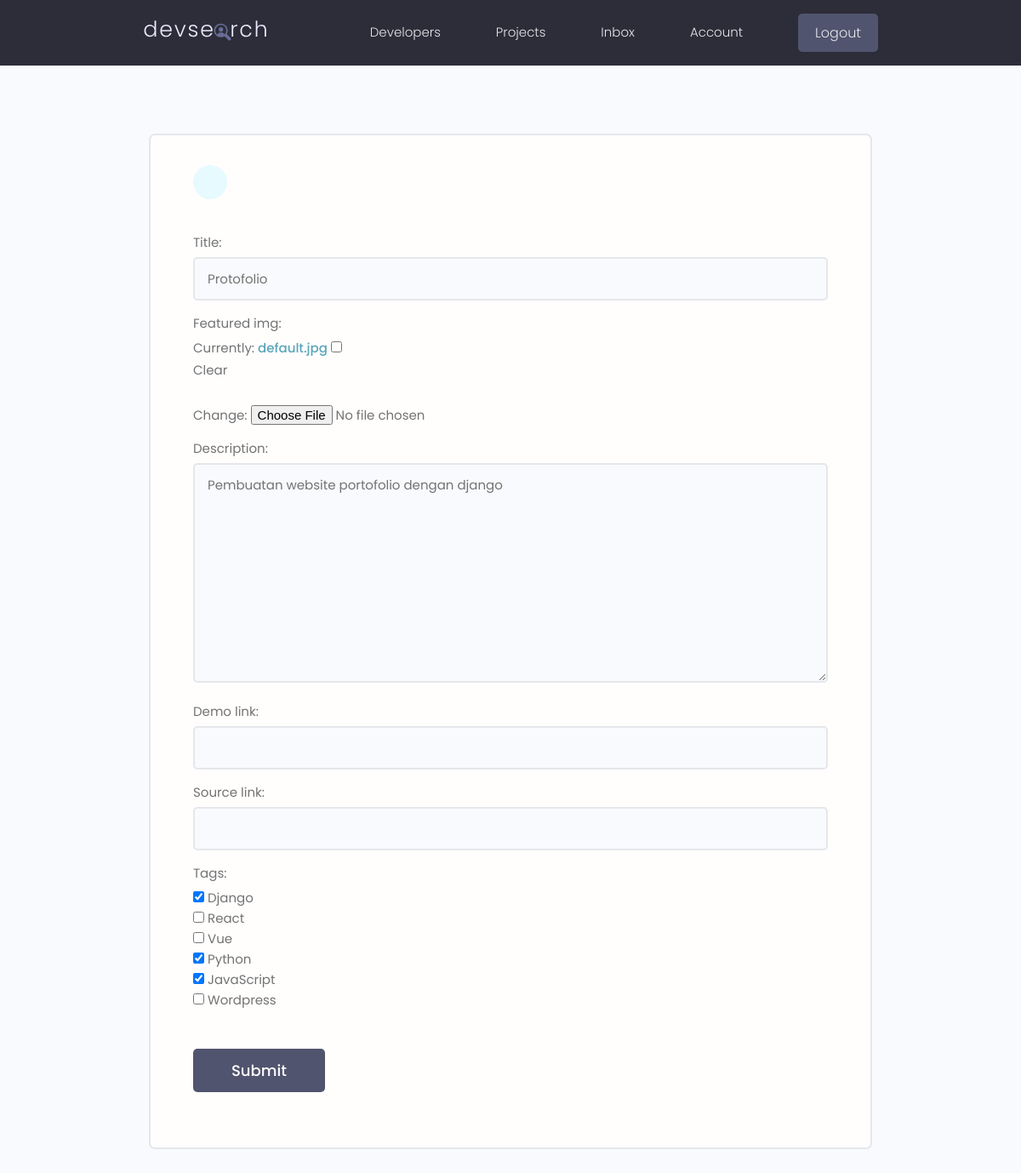
The page /projects/update-project/5a732124-b5da-4901-8678-bd4c770153d8 (signed in) on the database as committed earlier.
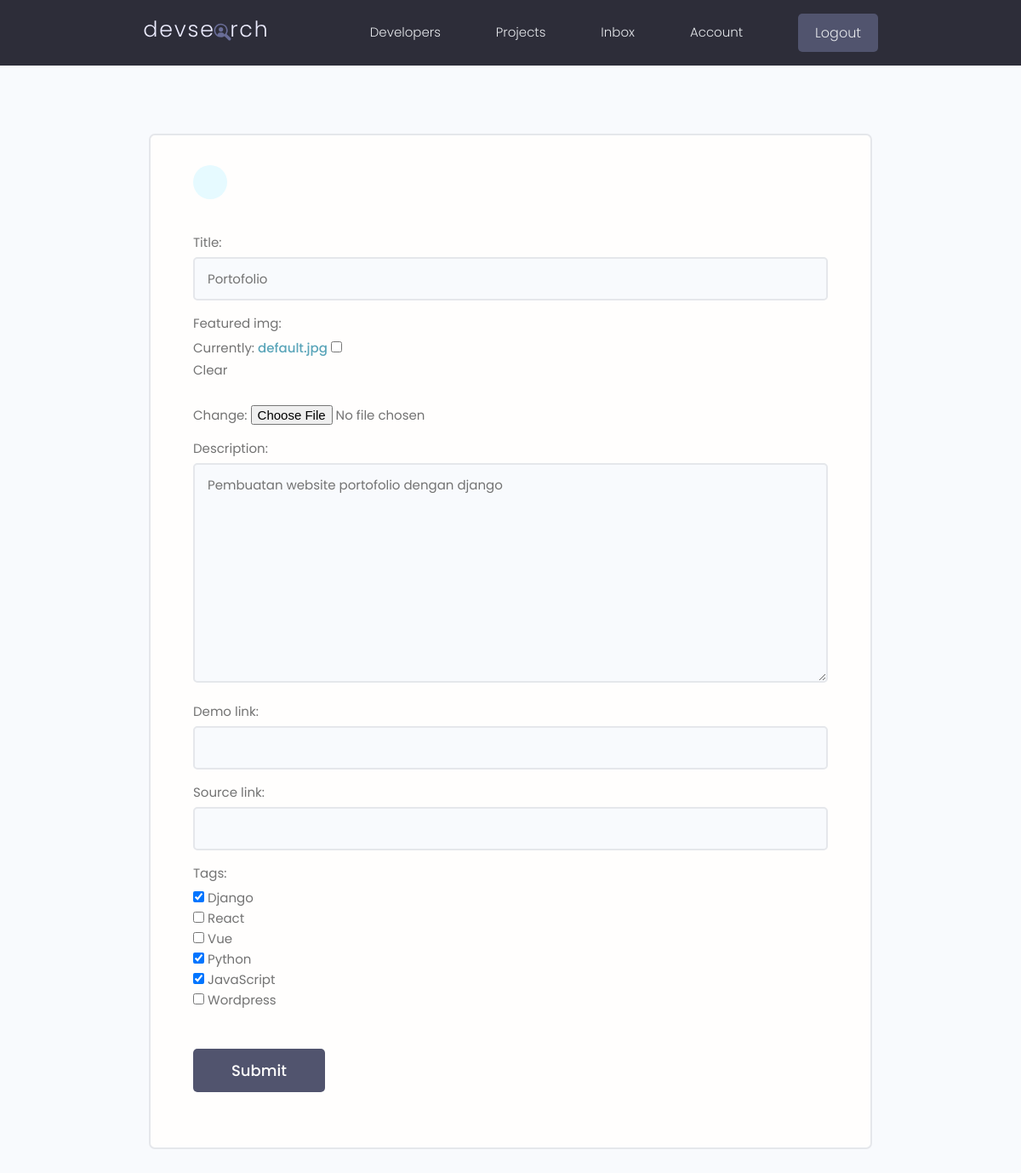
The same page on the database as committed later.
### projects/models.py (models this page shows, shortened)
class Project(models.Model):
    owner = models.ForeignKey("users.Profile", null=True, blank=True, on_delete=models.SET_NULL)
    title = models.CharField(max_length=100)
    description = models.TextField(null=True, blank=True)
    featured_img = models.ImageField(null=True, blank=True, default='default.jpg')
    demo_link = models.CharField(max_length=2000, null=True, blank=True)
    source_link = models.CharField(max_length=2000, null=True, blank=True)
    tags = models.ManyToManyField('Tag', blank=True)
    vote_total = models.IntegerField(default=0, null=True, blank=True)
    vote_ratio = models.IntegerField(default=0, null=True, blank=True)
    created = models.DateTimeField(auto_now_add=True)
    id = models.UUIDField(default=uuid.uuid4, unique=True, primary_key=True, editable=False)
    class Meta:
        ordering = ['-vote_ratio', '-vote_total', 'title']

### projects/views.py (the view)
# urls.py: path('update-project/<str:pk>', views.updateProject, name='update-project'),
@login_required(login_url="login")
def updateProject(request, pk):
    profile = request.user.profile
    project = profile.project_set.get(id=str(pk))
    form = ProjectForm(instance=project)
    if request.method == 'POST':
        form = ProjectForm(request.POST, request.FILES, instance=project)
        if form.is_valid():
            form.save()
            return redirect('account')
    context = {'form': form}
    return render(request, 'projects/project_form.html', context)

### projects/forms.py
class ProjectForm(ModelForm):
    class Meta:
        model = Project
        fields = ['title', 'featured_img', 'description', 'demo_link', 'source_link', 'tags']
        widgets = {
            'tags':forms.CheckboxSelectMultiple,
        }
    def __init__(self, *args, **kwargs):
        super(ProjectForm, self).__init__(*args, **kwargs)
        for name, field in self.fields.items():
            field.widget.attrs.update({'class':'input'})

### projects/models.py (called while the page is built)
    def __str__(self):
        return self.name

### projects/templates/projects/project_form.html (shortened to what this page needs)
{% extends "main.html" %}
{% block content %}
<main class="formPage my-xl">
    <div class="content-box">
        <div class="formWrapper">
            <a class="backButton" href="{% url 'projects' %}"></a>
            <br>
            <form class="form" method="POST" enctype="multipart/form-data">
                {% for field in form %}
                <div class="form__field">
                    <label for="formInput#text">{{field.label}}: </label>
                    {{field}}
                </div>
                {% endfor %}
                <input class="btn btn--sub btn--lg  my-md" type="submit" value="Submit" />
            </form>
        </div>
    </div>
</main>
{% endblock content %}

Rows that differ between the two databases and show on the page:
changed Project "Pembuatan website portofolio dengan django": title "Protofolio" → "Portofolio"
